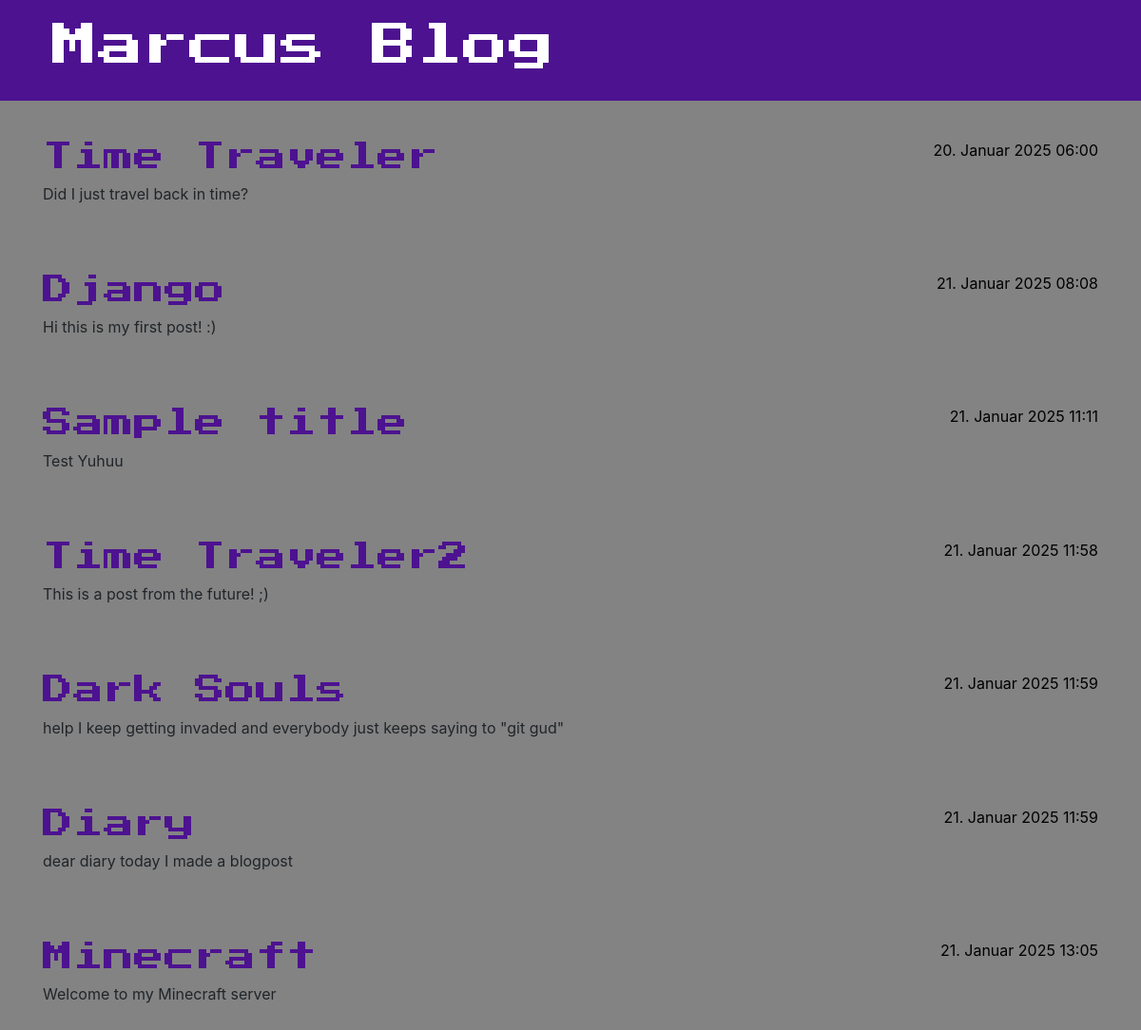
The app's page /, older data.
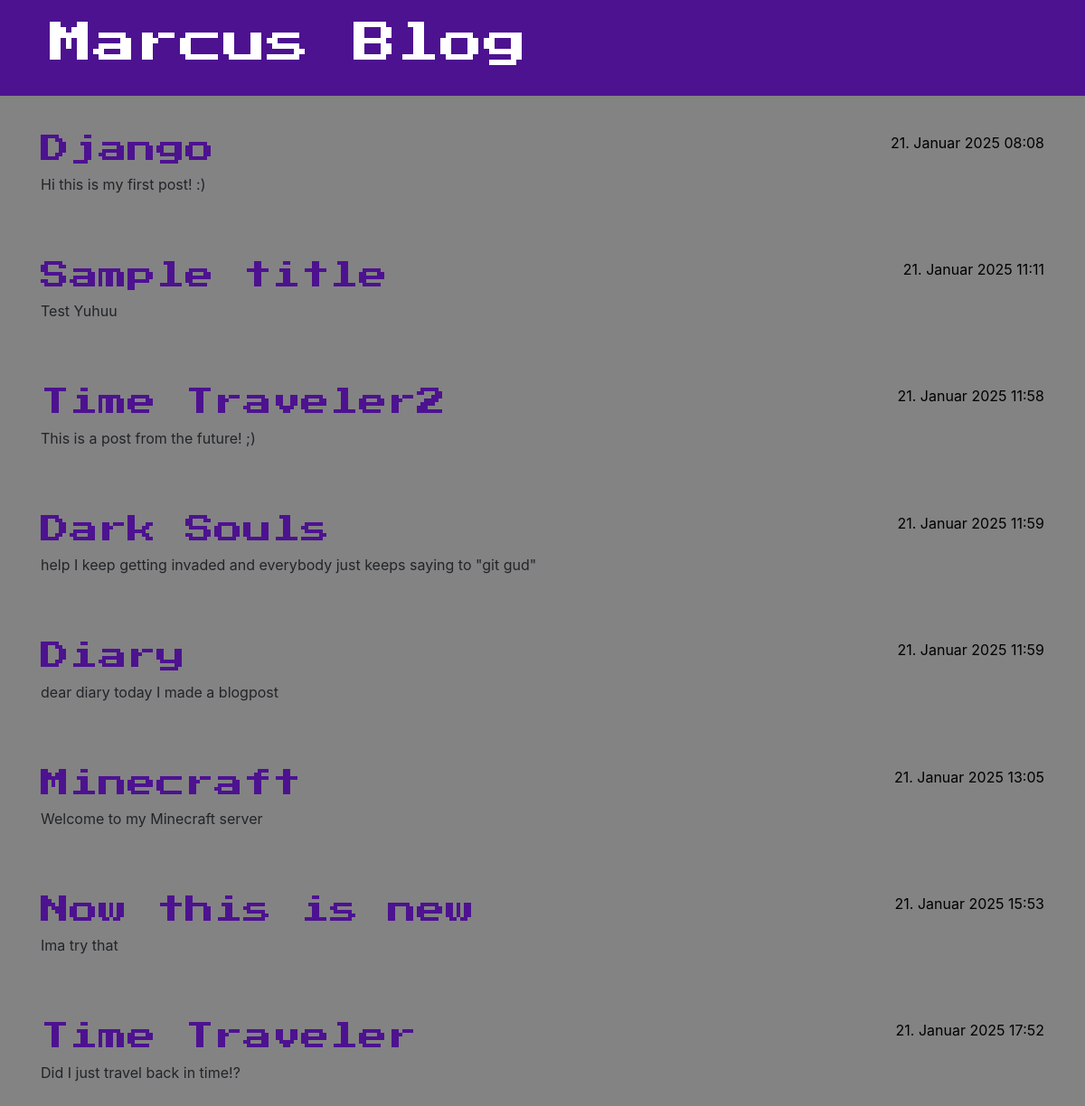
The same page, newer data.
### blog/models.py (models this page shows, shortened)
class Post(models.Model):
    author = models.ForeignKey(settings.AUTH_USER_MODEL, on_delete=models.CASCADE)
    title = models.CharField(max_length=200)
    text = models.TextField()
    created_date = models.DateTimeField(default=timezone.now)
    published_date = models.DateTimeField(blank=True, null=True)

### blog/views.py (the view)
# urls.py: path('', views.post_list, name='post_list'),
def post_list(request):
    posts = Post.objects.filter(published_date__lte=timezone.now()).order_by('published_date')
    return render(request, 'blog/post_list.html', {'posts': posts})

### blog/templates/blog/post_list.html
{% extends 'blog/base.html' %}
                {% block content %}
                    {% for post in posts %}
                        <article class="post">
                            <time class="date">
                                {{ post.published_date }}
                            </time>
                            <h2><a href="{% url 'post_detail' pk=post.pk %}">{{ post.title }}</a></h2>
                            <p>{{ post.text|linebreaksbr }}</p>
                        </article>
                    {% endfor %}
                {% endblock %}

### blog/templates/blog/base.html (shortened to what this page needs)
{% load static %}
<!DOCTYPE html>
<html>
    <head>
        <link rel="stylesheet" href="https://cdn.jsdelivr.net/npm/bootstrap@4.5.3/dist/css/bootstrap.min.css">
        <link rel="stylesheet" href="{% static 'css/blog.css' %}">
    </head>
    <body class="page-body">
        <header class="page-header">
            <div class="container">
                <h1><a href="/">Marcus Blog</a></h1>
            </div>
          </header>
          <main class="container">
              <div class="row">
                  <div class="col">
                  {% block content %}
                  {% endblock %}
                  </div>
              </div>
          </main>
    </body>
</html>

### blog/static/css/blog.css (style rules this page uses)
.page-header { background-color: #4d1290; margin-top: 0; margin-bottom: 40px; padding: 20px 20px 20px 40px; }
.page-body { background-color: #838383; }
.page-header h1, .page-header h1 a, .page-header h1 a:visited, .page-header h1 a:active { color: #ffffff; font-size: 36pt; text-decoration: none; }
h1, h2, h3, h4 { font-family: 'Press Start 2P', cursive; }
.date { color: #000000; }
.post { margin-bottom: 70px; }
.post h2 a, .post h2 a:visited { color: #000000; }
.post h2 a, .post h2 a:visited:hover { color: #4d1290; }
.post > .date, .post > .actions { float: right; }

Row changes from the older to the newer data that the page shows:
added Post: published_date "21. Januar 2025 15:53", title "Now this is new", text "Ima try that"
changed Post "Time Traveler": published_date "20. Januar 2025 06:00" → "21. Januar 2025 17:52"; text "Did I just travel back in time?" → "Did I just travel back in time!?"; moves down the list
